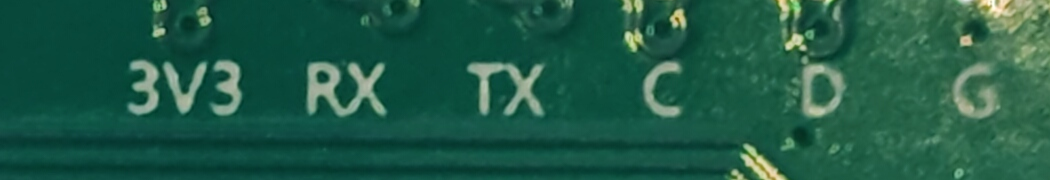
#> input picture analysis/hardware/debug_pads.png, 3150 x 540 px (shown at 1/3 size)
$ python epd_send.py --image analysis/hardware/debug_pads.png
#> lines starting #> are read from the running program, lines starting #| are printed output that depends on the picture
# -*- coding: utf-8 -*-
"""Faithful e-ink transmitter for com.app.myapplication / YSBadge2.
Sources: EPD_Config.getPicData_NColor_4bit, BMPConverter.thresholding/floydSteinbergDither,
         LZ77Compress.Compress, BluetoothTool BLE flow.
"""
import sys, time, argparse
from bisect import bisect_left

W, H = 800, 480
MAX_PAYLOAD_BITS = 262144   # 实测上限：超过则设备静默丢弃整张（约 32KB）
PALETTE = [(0,0,0),(255,255,255),(0,255,0),(0,0,255),(255,0,0),(255,255,0),(255,128,0)]

CH_WRITE_CMD = "0000ff03-0000-1000-8000-00805f9b34fb"
CH_WRITE_PIC = "0000ff02-0000-1000-8000-00805f9b34fb"
CH_NOTIFY    = "0000ff04-0000-1000-8000-00805f9b34fb"

def palette_image():
    """PIL 量化用的 7 色调色板；索引顺序即线上格式，不能改。"""
    from PIL import Image
    p = Image.new("P", (1, 1))
    flat = [c for rgb in PALETTE for c in rgb]
    flat += [0] * (768 - len(flat))
    p.putpalette(flat)
    return p

def pack_indexed(idx):
    """P 模式索引字节(每像素 1 字节) -> 4bit/像素线上格式。"""
    assert len(idx) == W * H, len(idx)
    return bytes(map(lambda hi, lo: (hi << 4) | (lo & 0x0F), idx[0::2], idx[1::2]))

def nearest(px):
    r, g, b = px[0], px[1], px[2]
    best = 1 << 30
    bi = 0
    for i in range(len(PALETTE)):
        pr, pg, pb = PALETTE[i]
        d = (r-pr)*(r-pr) + (g-pg)*(g-pg) + (b-pb)*(b-pb)
        if d < best:
            best = d
            bi = i
    return bi

def build_canvas(path, fill, stretch=False):
#> called with path = 'analysis/hardware/debug_pads.png', fill = False, stretch = False
    from PIL import Image, ImageOps
    with Image.open(path) as src:
#> src is the input picture: PIL image 3150x540 RGB; mean R, G, B 32, 90.6, 70.8
        im = ImageOps.exif_transpose(src)      # 手机竖拍靠 EXIF 标记方向，不转就会躺倒
        if im.mode in ("RGBA", "LA", "PA") or (im.mode == "P" and "transparency" in im.info):
            rgba = im.convert("RGBA")          # 透明区必须铺白，convert("RGB") 会变黑
            bg = Image.new("RGBA", rgba.size, (255, 255, 255, 255))
            im = Image.alpha_composite(bg, rgba)
        im = im.convert("RGB")
    sw, sh = im.size
#> sw = 3150; sh = 540
    if stretch:
        canvas = im.resize((W, H), Image.LANCZOS)
        return canvas, (sw, sh)
    if fill:
        scale = max(W / sw, H / sh)
        nw, nh = int(sw*scale + 0.5), int(sh*scale + 0.5)
        im2 = im.resize((nw, nh), Image.LANCZOS)
        left = (nw - W) // 2
        top = (nh - H) // 2
        canvas = im2.crop((left, top, left+W, top+H))
    else:
        scale = min(W / sw, H / sh)
#> scale = 0.254
        nw, nh = max(1, int(sw*scale)), max(1, int(sh*scale))
#> nw = 800; nh = 137
        im2 = im.resize((nw, nh), Image.LANCZOS)
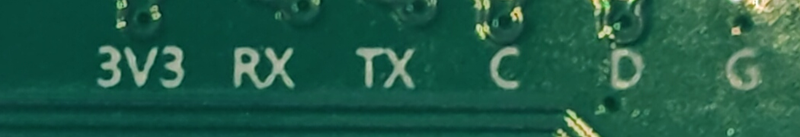
#> im2: PIL image 800x137 RGB; mean R, G, B 32, 90.6, 70.8
        canvas = Image.new("RGB", (W, H), (255, 255, 255))
#> canvas: PIL image 800x480 RGB; every value is 255
        canvas.paste(im2, ((W-nw)//2, (H-nh)//2))
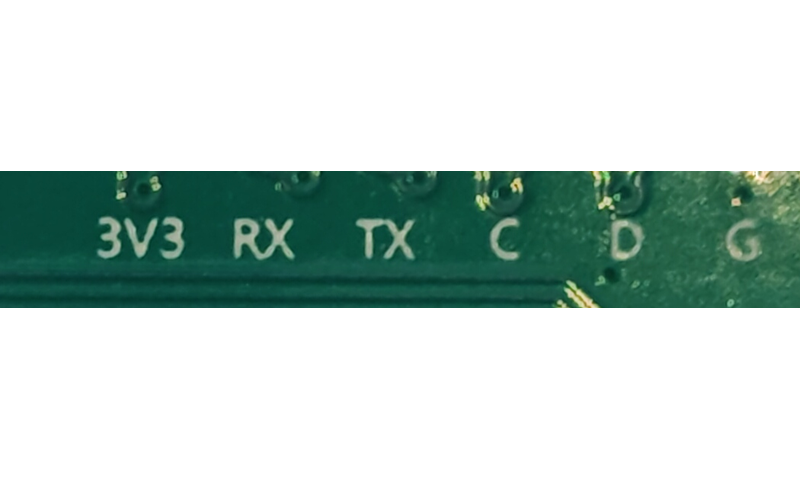
#> canvas: PIL image 800x480 RGB; mean R, G, B 191.4, 208.1, 202.4
    return canvas, (sw, sh)

BAYER8 = [
 [ 0,32, 8,40, 2,34,10,42],
 [48,16,56,24,50,18,58,26],
 [12,44, 4,36,14,46, 6,38],
 [60,28,52,20,62,30,54,22],
 [ 3,35,11,43, 1,33, 9,41],
 [51,19,59,27,49,17,57,25],
 [15,47, 7,39,13,45, 5,37],
 [63,31,55,23,61,29,53,21],
]

def encode_image(path, dither, fill, flip=False, invert=False, ordered=False, spread=128, sat=1.0, contrast=1.0, bright=1.0, noise=0, seed=1, sharp=1.0, stretch=False):
    canvas, info = build_canvas(path, fill, stretch)
#> info = (3150, 540)
    from PIL import ImageEnhance
    if sat != 1.0:
        canvas = ImageEnhance.Color(canvas).enhance(sat)
    if contrast != 1.0:
        canvas = ImageEnhance.Contrast(canvas).enhance(contrast)
    if bright != 1.0:
        canvas = ImageEnhance.Brightness(canvas).enhance(bright)
    if sharp != 1.0:
        canvas = ImageEnhance.Sharpness(canvas).enhance(sharp)
    if invert:
        from PIL import ImageOps
        canvas = ImageOps.invert(canvas)
    if flip:
        canvas = canvas.rotate(180)
    px = canvas.load()
    if ordered:
        out = bytearray((W*H)//2)
        k = 0
        for y in range(H):
            for x in range(0, W, 2):
                def q(xx):
                    t = ((BAYER8[y & 7][xx & 7] + 0.5) / 64.0 - 0.5) * spread
                    r = px[xx, y][0] + t; g = px[xx, y][1] + t; b = px[xx, y][2] + t
                    r = 0 if r < 0 else (255 if r > 255 else r)
                    g = 0 if g < 0 else (255 if g > 255 else g)
                    b = 0 if b < 0 else (255 if b > 255 else b)
                    return nearest((r, g, b))
                out[k] = (q(x) << 4) | (q(x+1) & 0x0F)
                k += 1
    elif dither:
        # 交给她 PIL 的 C 实现做 Floyd–Steinberg：误差在 7 色调色板上扩散，
        # 语义与 APK 的 BMPConverter.floydSteinbergDither 一致，但无 Python 逐像素循环。
        from PIL import Image as _Image
        q = canvas.quantize(palette=palette_image(), dither=_Image.Dither.FLOYDSTEINBERG)
        out = pack_indexed(q.tobytes())
    else:
        import random
        rng = random.Random(seed)
        A = int(noise)
        def q(xx, yy):
            c = px[xx, yy]
            r = c[0]; g = c[1]; b = c[2]
            if A:
                r += rng.randint(-A, A); g += rng.randint(-A, A); b += rng.randint(-A, A)
                r = 0 if r < 0 else (255 if r > 255 else r)
                g = 0 if g < 0 else (255 if g > 255 else g)
                b = 0 if b < 0 else (255 if b > 255 else b)
            return nearest((r, g, b))
        out = bytearray((W*H)//2)
        k = 0
        for y in range(H):
            for x in range(0, W, 2):
                out[k] = (q(x, y) << 4) | (q(x+1, y) & 0x0F)
                k += 1
#> this loop made 480 passes
    return bytes(out), info

MAX_WND = 1024

def compress(data):
    """LZ77（窗口 1024，偏移 10bit，长度 Golomb m=3）。

    与旧实现逐字节一致的输出，但用 2 字节前缀索引只考察首两字节相同的位置
    （长度为 1 的匹配不会被编码），并按距离递增顺序保持原有的平局规则。
    """
    n = len(data)
    out = bytearray(n * 2)
    bitpos = 0
    i = 0
    buckets = {}

    def w0(bp):
        out[bp >> 3] &= (0xFF ^ (1 << (7 & bp)))

    def remember(pos):
        if pos + 1 >= n:
            return
        key = (data[pos] << 8) | data[pos + 1]
        bucket = buckets.get(key)
        if bucket is None:
            buckets[key] = [pos]
        else:
            bucket.append(pos)
            if len(bucket) > 128:
                del bucket[:bisect_left(bucket, pos - MAX_WND)]

    while i < n:
        rel = i - MAX_WND
        if rel >= 0:
            win_start, maxlen = rel, MAX_WND
        elif rel >= -MAX_WND:
            win_start, maxlen = 0, MAX_WND + rel
        else:
            win_start, maxlen = -1, 0
        if maxlen > n - i:
            maxlen = n - i

        length = 0
        offset = 0
        best = 0
        if win_start >= 0 and i + 1 < n:
            bucket = buckets.get((data[i] << 8) | data[i + 1])
            if bucket:
                limit = win_start + maxlen          # 第 k 个候选的上限 cap = limit - p
                for p in bucket[bisect_left(bucket, win_start):]:
                    if p >= limit:
                        break
                    cap = limit - p
                    if cap <= best:
                        break
                    probe = best + 1                # 想赢必须超过 best
                    if data[p:p + probe] != data[i:i + probe]:
                        continue
                    lo, hi = probe, cap
                    while lo < hi:
                        mid = (lo + hi + 1) >> 1
                        if data[p:p + mid] == data[i:i + mid]:
                            lo = mid
                        else:
                            hi = mid - 1
                    best = lo
                    offset = p - win_start
                    if best == cap:
                        break

        if best > 1:
            out[bitpos >> 3] |= (1 << (7 & bitpos)); bitpos += 1
            for b in range(10):
                if (offset >> b) & 1:
                    out[bitpos >> 3] |= (1 << (7 & bitpos))
                else:
                    w0(bitpos)
                bitpos += 1
            x = best
            q = (x - 1) >> 3
            r = (x - (q << 3)) - 1
            for _ in range(q):
                out[bitpos >> 3] |= (1 << (7 & bitpos)); bitpos += 1
            w0(bitpos); bitpos += 1
            for b in range(3):
                if (r >> b) & 1:
                    out[bitpos >> 3] |= (1 << (7 & bitpos))
                else:
                    w0(bitpos)
                bitpos += 1
            for pos in range(i, i + best):
                remember(pos)
            i += best
        else:
            w0(bitpos); bitpos += 1
            c = data[i]
            for b in range(8):
                if (c >> b) & 1:
                    out[bitpos >> 3] |= (1 << (7 & bitpos))
                else:
                    w0(bitpos)
                bitpos += 1
            remember(i)
            i += 1

    total_bits = bitpos
    nbytes = (total_bits + 7) >> 3
    return bytes(out[:nbytes]), total_bits

def decompress(buf, total_bits):
    def bit(bp):
        return (buf[bp >> 3] >> (7 & bp)) & 1
    out = bytearray()
    bp = 0
    while bp < total_bits:
        if bit(bp):
            bp += 1
            off = 0
            for b in range(10):
                if bit(bp):
                    off |= (1 << b)
                bp += 1
            q = 0
            while bit(bp) == 1:
                q += 1
                bp += 1
            bp += 1
            r = 0
            for b in range(3):
                if bit(bp):
                    r |= (1 << b)
                bp += 1
            length = (q << 3) + r + 1
            cur = len(out)
            ws = max(0, cur - MAX_WND)
            src = ws + off
            for t in range(length):
                out.append(out[src+t])
        else:
            bp += 1
            c = 0
            for b in range(8):
                if bit(bp):
                    c |= (1 << b)
                bp += 1
            out.append(c)
    return bytes(out)

def selftest():
    import random
    cases = [b"", b"A", b"AAAA", b"ABABABABAB", bytes(range(64)),
             bytes([random.randrange(16) for _ in range(300)]),
             bytes([random.randrange(4) for _ in range(1000)])]
    for d in cases:
        c, bits = compress(d)
        r = decompress(c, bits)
        if r != d:
            raise SystemExit("LZ77 MISMATCH len=%d comp=%d restored=%d" % (len(d), len(c), len(r)))
    print("[selftest] LZ77 round-trip OK on %d cases" % len(cases))

if __name__ == "__main__":
    ap = argparse.ArgumentParser()
    ap.add_argument("--image", required=True)
    ap.add_argument("--addr", default="EE:96:BB:1E:05:28")
    ap.add_argument("--index", type=int, default=1, help="epd_index: 1=A, 2=B, 3=A&B same, 7=A&B diff")
    ap.add_argument("--dither", action="store_true")
    ap.add_argument("--ordered", action="store_true")
    ap.add_argument("--spread", type=int, default=128)
    ap.add_argument("--sat", type=float, default=1.0)
    ap.add_argument("--contrast", type=float, default=1.0)
    ap.add_argument("--bright", type=float, default=1.0)
    ap.add_argument("--noise", type=int, default=0)
    ap.add_argument("--seed", type=int, default=1)
    ap.add_argument("--sharp", type=float, default=1.0)
    ap.add_argument("--fill", action="store_true")
    ap.add_argument("--stretch", action="store_true")
    ap.add_argument("--flip", action="store_true")
    ap.add_argument("--invert", action="store_true")
    ap.add_argument("--image2", default=None, help="side-B image; enables index=7 combine")
    ap.add_argument("--dither2", action="store_true")
    ap.add_argument("--fill2", action="store_true")
    ap.add_argument("--flip2", action="store_true")
    ap.add_argument("--invert2", action="store_true")
    ap.add_argument("--update", action="store_true", help="send UPDATE(0x03) after data")
    ap.add_argument("--no-compress", action="store_true",
                    help="EXPERIMENTAL compress_type=0 raw 192000B; this unit's firmware does not "
                         "refresh and may wedge GATT (see docs/LESSONS.md section 1)")
    ap.add_argument("--offline", action="store_true")
    a = ap.parse_args()
    selftest()
    t0 = time.time()
    if a.image2:
        rawA, infoA = encode_image(a.image, a.dither, a.fill)
        rawB, infoB = encode_image(a.image2, a.dither2, a.fill2, a.flip2, a.invert2)
        raw = rawA + rawB
        idx = 7
        print("index 7 (A&B diff): A=%dx%d(dither=%s,fill=%s)  B=%dx%d(dither=%s,fill=%s)" % (
              infoA[0], infoA[1], a.dither, a.fill, infoB[0], infoB[1], a.dither2, a.fill2))
    else:
        raw, info = encode_image(a.image, a.dither, a.fill, a.flip, a.invert, a.ordered, a.spread, a.sat, a.contrast, a.bright, a.noise, a.seed, a.sharp, a.stretch)
        idx = a.index
        print("index %d dither=%s fill=%s ; image %dx%d -> 800x480" % (idx, a.dither, a.fill, info[0], info[1]))
#| index 1 dither=False fill=False ; image 3150x540 -> 800x480
    print("pic_data %d bytes" % len(raw))
#| pic_data 192000 bytes
    over = False
    if a.no_compress:
        payload = raw
        ctype = 0
        decl = len(payload)      # 未压缩：PIC_INFO len = 原始字节数（PROTOCOL.md §2）
        print("compress_type=0 (raw 192000B) - 本机固件实测不刷新，仅作实验")
    else:
        payload, bits = compress(raw)
        ctype = 1
        decl = bits              # 压缩：PIC_INFO len = 压缩后比特数（PROTOCOL.md §2，2026-10-21 实机确认）
        over = bits > MAX_PAYLOAD_BITS
        print("compressed %d bytes, %d bits (%.1f%% of raw, 上限 %d)%s" % (
              len(payload), bits, 100.0*bits/8/len(raw), MAX_PAYLOAD_BITS,
              "  <== 超限，设备会静默丢弃" if over else ""))
#| compressed 7318 bytes, 58544 bits (3.8% of raw, 上限 262144)
        rt = decompress(payload, bits)
        print("round-trip restore == raw:", rt == raw)
#| round-trip restore == raw: True
    print("encode+verify %.1fs" % (time.time()-t0))
    if a.offline:
        sys.exit(0)
    if over:
        print("拒绝发送：压缩后 %d bit 超过设备上限 %d bit（约 32KB）。" % (bits, MAX_PAYLOAD_BITS), file=sys.stderr)
        print("可选做法：去掉 --dither；减小画面细节（避免细密纹理/噪点）；换更简洁的图。", file=sys.stderr)
        sys.exit(2)
    import asyncio
    from bleak import BleakClient
    init = bytes([0x00, 0x06, idx])
    info_cmd = bytes([0x01, ctype]) + decl.to_bytes(4, "little")
    print("PIC_INFO len = %d（%s）" % (decl, "压缩后比特数" if ctype == 1 else "原始字节数"))
#| PIC_INFO len = 58544（压缩后比特数）
    print("screen index", idx, " INIT", init.hex(" "), " PIC_INFO", info_cmd.hex(" "))
#| screen index 1  INIT 00 06 01  PIC_INFO 01 01 b0 e4 00 00
    notes = []
    def on_notify(_, data):
        notes.append(bytes(data)); print("[notify]", bytes(data).hex(" "))
    async def run():
        async with BleakClient(a.addr, timeout=20) as cl:
            print("connected:", cl.is_connected, "mtu:", cl.mtu_size)
            await cl.start_notify(CH_NOTIFY, on_notify)
            await asyncio.sleep(0.3)
            await cl.write_gatt_char(CH_WRITE_CMD, init, response=False)
            await asyncio.sleep(0.3)
            await cl.write_gatt_char(CH_WRITE_CMD, info_cmd, response=False)
            await asyncio.sleep(0.6)
            chunk = max(20, cl.mtu_size - 3)
            total = (len(payload) + chunk - 1) // chunk
            print("sending %d chunks x %d bytes (%.1fs est) ..." % (total, chunk, total*0.04))
            for idx in range(total):
                await cl.write_gatt_char(CH_WRITE_PIC, payload[idx*chunk:(idx+1)*chunk], response=False)
                await asyncio.sleep(0.04)
                if (idx+1) % 50 == 0:
                    print("  %d/%d" % (idx+1, total))
            if a.update:
                await asyncio.sleep(0.4)
                print("--> UPDATE (03 00)")
                await cl.write_gatt_char(CH_WRITE_CMD, bytes([0x03, 0x00]), response=False)
                await asyncio.sleep(0.5)
            print("data sent; waiting 1.5s ...")
            await asyncio.sleep(1.5)
            try:
                await cl.stop_notify(CH_NOTIFY)
            except Exception:
                pass
        print("done. notifications:", len(notes))
    asyncio.run(run())
#> (the call stopped at `async def run(): async with BleakClient(a.addr, timeout=20) as cl: pri..`: bleak is not available in this run)
